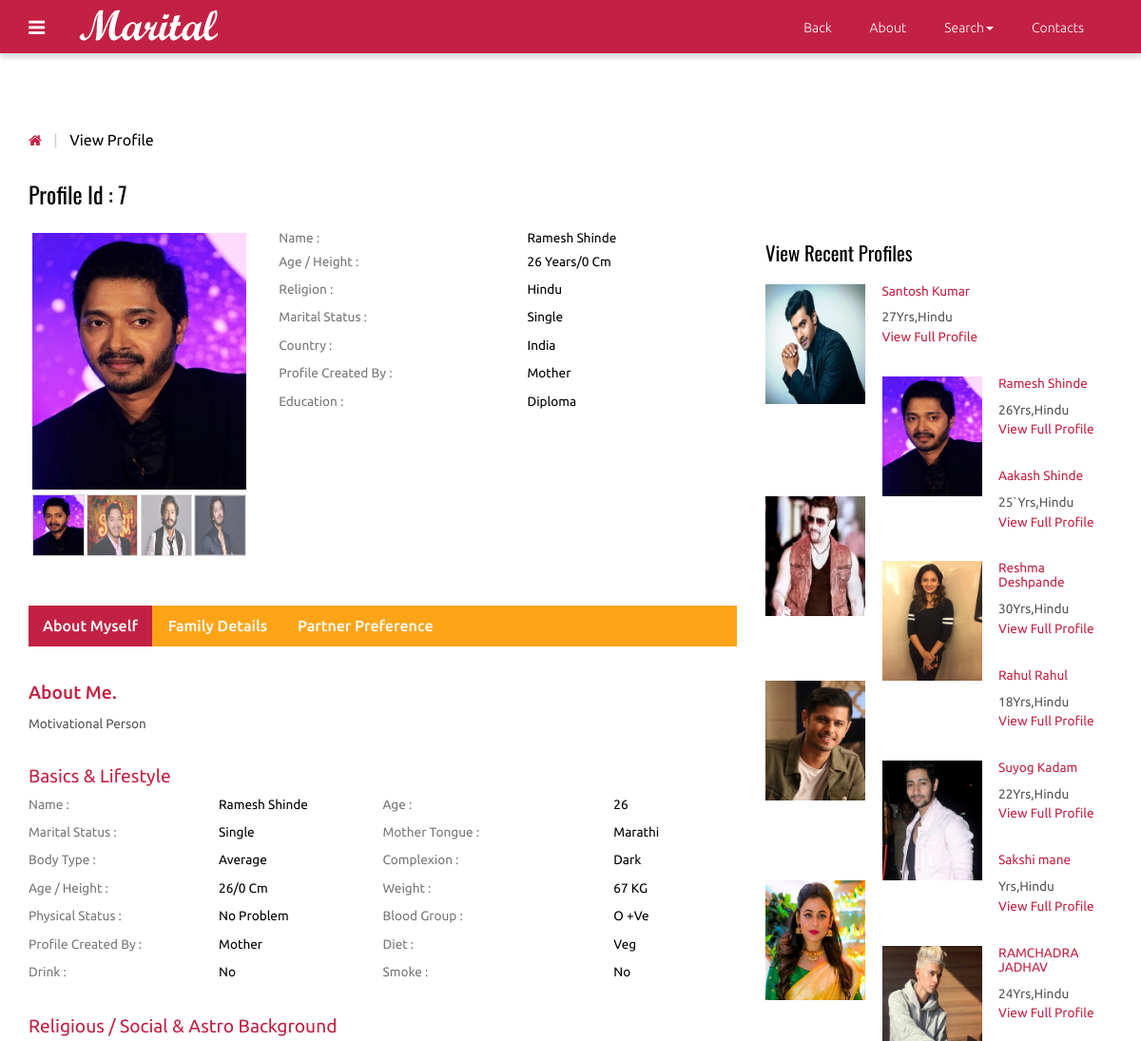
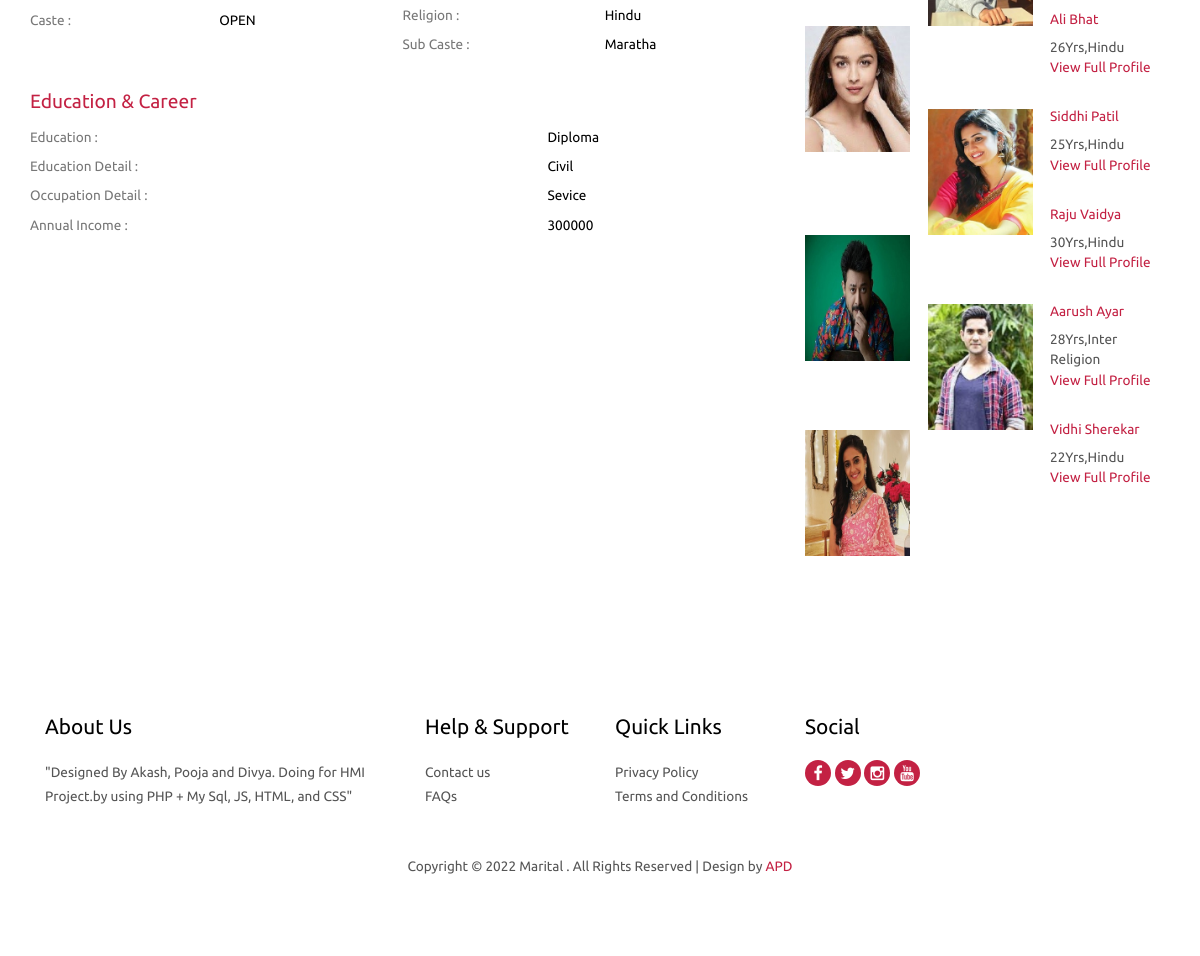
/view_profile.php?id=7 (signed in), run on the app's committed database (2 pictures, top to bottom).
### tables this page shows
CREATE TABLE `photos` (
  `id` int(10) NOT NULL AUTO_INCREMENT,
  `cust_id` int(10) NOT NULL,
  `pic1` varchar(25) NOT NULL,
  `pic2` varchar(40) NOT NULL,
  `pic3` varchar(40) NOT NULL,
  `pic4` varchar(40) NOT NULL,
  PRIMARY KEY (`id`),
  UNIQUE KEY `cust_id` (`cust_id`)
);

CREATE TABLE `customer` (
  `id` int(10) NOT NULL AUTO_INCREMENT,
  `cust_id` int(5) NOT NULL,
  `email` varchar(60) NOT NULL,
  `age` varchar(10) NOT NULL,
  `height` int(10) NOT NULL,
  `sex` varchar(6) NOT NULL,
  `religion` varchar(20) NOT NULL,
  `caste` varchar(20) NOT NULL,
  `subcaste` varchar(20) NOT NULL,
  `district` varchar(20) NOT NULL,
  `state` varchar(20) NOT NULL,
  `country` varchar(10) NOT NULL,
  `maritalstatus` varchar(20) NOT NULL,
  `profilecreatedby` varchar(20) NOT NULL,
  `education` text NOT NULL,
  `education_sub` text NOT NULL,
  `firstname` text NOT NULL,
  `lastname` text NOT NULL,
  `body_type` text NOT NULL,
  `physical_status` text NOT NULL,
  `drink` varchar(8) NOT NULL,
  `mothertounge` text NOT NULL,
  `colour` varchar(20) NOT NULL,
  `weight` int(5) NOT NULL,
  `blood_group` varchar(5) NOT NULL,
  `diet` varchar(8) NOT NULL,
  `smoke` varchar(8) NOT NULL,
  `dateofbirth` date NOT NULL,
  `occupation` text NOT NULL,
  `occupation_descr` text NOT NULL,
  `annual_income` varchar(20) NOT NULL,
  `fathers_occupation` varchar(20) NOT NULL,
  `mothers_occupation` varchar(20) NOT NULL,
  `no_bro` int(5) NOT NULL,
  `no_sis` int(5) NOT NULL,
  `aboutme` text NOT NULL,
  `profilecreationdate` date NOT NULL,
  PRIMARY KEY (`id`),
  UNIQUE KEY `cust_id` (`cust_id`)
);

### functions.php (called while the page is built, shortened)
<?php
function mysqlexec($sql)
{
	$host = "localhost";
	$username = "root";
	$password = "";
	$db_name = "matrimony";
	$conn = mysqli_connect("$host", "$username", "$password") or die("cannot connect");
	mysqli_select_db($conn, "$db_name") or die("cannot select DB");
	if ($result = mysqli_query($conn, $sql)) {
		return $result;
	} else {
		echo mysqli_error($conn);
	}
}

### view_profile.php (the view, shortened to what this page needs)
<?php include_once("functions.php"); ?>
<?php
$id=$_GET['id'];
$profileid=$id;
$sql="SELECT * FROM customer WHERE cust_id = $id";
$result = mysqlexec($sql);
if($result){
$row=mysqli_fetch_assoc($result);
	$fname=$row['firstname'];
	$lname=$row['lastname'];
	$religion=$row['religion'];
	$caste = $row['caste'];
	$subcaste=$row['subcaste'];
	$country = $row['country'];
	$age=$row['age'];
	$maritalstatus=$row['maritalstatus'];
	$profileby=$row['profilecreatedby'];
	$education=$row['education'];
	$edudescr=$row['education_sub'];
	$bodytype=$row['body_type'];
	$physicalstatus=$row['physical_status'];
	$drink=$row['drink'];
	$smoke=$row['smoke'];
	$mothertounge=$row['mothertounge'];
	$bloodgroup=$row['blood_group'];
	$weight=$row['weight'];
	$height=$row['height'];
	$colour=$row['colour'];
	$diet=$row['diet'];
	$occupationdescr=$row['occupation_descr'];
	$income=$row['annual_income'];
	$aboutme=$row['aboutme'];
	$pic1="";
$sql2="SELECT * FROM photos WHERE cust_id = $profileid";
$result2 = mysqlexec($sql2);
if($result2){
	$row2=mysqli_fetch_array($result2);
	$pic1=$row2['pic1'];
}
}else{
	echo "<script>alert(\"Invalid Profile ID\")</script>";
}
?>
<!DOCTYPE HTML>
<html>
<head>
<link href="css/bootstrap-3.1.1.min.css" rel='stylesheet' type='text/css' />
<link href="css/style.css" rel='stylesheet' type='text/css' />
<link href="css/font-awesome.css" rel="stylesheet">
</head>
<body>
 <?php include_once("includes/navigation.php");?>
<div class="grid_3">
  <div class="container">
   <div class="breadcrumb1">
     <ul>
        <a href="index.php"><i class="fa fa-home home_1"></i></a>
        <span class="divider">&nbsp;|&nbsp;</span>
        <li class="current-page">View Profile</li>
     </ul>
   </div>
   <div class="profile">
   	 <div class="col-md-8 profile_left">
   	 	<h2>Profile Id : <?php echo $profileid;?></h2>
   	 	<div class="col_3">
   	        <div class="col-sm-4 row_2">
				<div class="flexslider">
					 <ul class="slides">
						<li data-thumb="profile/<?php echo $profileid;?>/<?php echo $pic1;?>">
							<img src="profile/<?php echo $profileid;?>/<?php echo $pic1;?>" />
						</li>
					 </ul>
				  </div>
			</div>
			<div class="col-sm-8 row_1">
				<table class="table_working_hours">
		        	<tbody>
		        		<tr class="opened_1">
							<td class="day_label">Name :</td>
							<td class="day_value"><?php echo $fname . " " .$lname; ?></td>
						</tr><tr class="opened_1">
							<td class="day_label">Age / Height :</td>
							<td class="day_value"><?php echo $age . " Years"; ?>/<?php echo $height . " Cm";?> </td>
						</tr>
					  	<tr class="opened">
							<td class="day_label">Religion :</td>
							<td class="day_value"><?php echo $religion;?></td>
						</tr>
					    <tr class="opened">
							<td class="day_label">Marital Status :</td>
							<td class="day_value"><?php echo $maritalstatus;?></td>
						</tr>
					    <tr class="opened">
							<td class="day_label">Country :</td>
							<td class="day_value"><?php echo $country;?></td>
						</tr>
					    <tr class="closed">
							<td class="day_label">Profile Created by :</td>
							<td class="day_value closed"><span><?php echo $profileby;?></span></td>
						</tr>
					    <tr class="closed">
							<td class="day_label">Education :</td>
							<td class="day_value closed"><span><?php echo $education;?></span></td>
						</tr>
				    </tbody>
				</table>
				</div>
			<div class="clearfix"> </div>
		</div>
		<div class="col_4">
		    <div class="bs-example bs-example-tabs" role="tabpanel" data-example-id="togglable-tabs">
			   <ul id="myTab" class="nav nav-tabs nav-tabs1" role="tablist">
				  <li role="presentation" class="active"><a href="#home" id="home-tab" role="tab" data-toggle="tab" aria-controls="home" aria-expanded="true">About Myself</a></li>
				  <li role="presentation"><a href="#profile" role="tab" id="profile-tab" data-toggle="tab" aria-controls="profile">Family Details</a></li>
				  <li role="presentation"><a href="#profile1" role="tab" id="profile-tab1" data-toggle="tab" aria-controls="profile1">Partner Preference</a></li>
			   </ul>
			   <div id="myTabContent" class="tab-content">
				  <div role="tabpanel" class="tab-pane fade in active" id="home" aria-labelledby="home-tab">
				    <div class="tab_box">
				    	<h1>About Me.</h1>
				    	<p><?php echo $aboutme; ?></p>
				    </div>
				    <div class="basic_1">
				    	<h3>Basics &amp; Lifestyle</h3>
				    	<div class="col-md-6 basic_1-left">
				    	  <table class="table_working_hours">
				        	<tbody>
				        		<tr class="opened_1">
									<td class="day_label">Name :</td>
									<td class="day_value"><?php echo $fname . " " .$lname; ?></td>
								</tr>
							    <tr class="opened">
									<td class="day_label">Marital Status :</td>
									<td class="day_value"><?php echo $maritalstatus;?></td>
								</tr>
							    <tr class="opened">
									<td class="day_label">Body Type :</td>
									<td class="day_value"><?php echo $bodytype;?></td>
								</tr>
							    <tr class="opened">
									<td class="day_label">Age / Height :</td>
									<td class="day_value"><?php echo $age; ?>/<?php echo $height;?> cm</td>
								</tr>
							    <tr class="opened">
									<td class="day_label">Physical Status :</td>
									<td class="day_value closed"><span><?php echo $physicalstatus;?></span></td>
								</tr>
							    <tr class="opened">
									<td class="day_label">Profile Created by :</td>
									<td class="day_value closed"><span><?php echo $profileby;?></span></td>
								</tr>
								<tr class="opened">
									<td class="day_label">Drink :</td>
									<td class="day_value closed"><span><?php echo $drink;?></span></td>
								</tr>
						    </tbody>
				          </table>
				         </div>
				         <div class="col-md-6 basic_1-left">
				          <table class="table_working_hours">
				        	<tbody>
				        		<tr class="opened_1">
									<td class="day_label">Age :</td>
									<td class="day_value"><?php echo $age;?></td>
								</tr>
							    <tr class="opened">
									<td class="day_label">Mother Tongue :</td>
									<td class="day_value"><?php echo $mothertounge;?></td>
								</tr>
							    <tr class="opened">
									<td class="day_label">Complexion :</td>
									<td class="day_value"><?php echo $colour;?></td>
								</tr>
							    <tr class="opened">
									<td class="day_label">Weight :</td>
									<td class="day_value"><?php echo $weight;?> KG</td>
								</tr>
							    <tr class="opened">
									<td class="day_label">Blood Group :</td>
									<td class="day_value"><?php echo $bloodgroup;?></td>
								</tr>
							    <tr class="closed">
									<td class="day_label">Diet :</td>
									<td class="day_value closed"><span><?php echo $diet;?></span></td>
								</tr>
							    <tr class="closed">
									<td class="day_label">Smoke :</td>
									<td class="day_value closed"><span><?php echo $smoke;?></span></td>
								</tr>
						    </tbody>
				        </table>
				        </div>
				        <div class="clearfix"> </div>
				    </div>
				    <div class="basic_1">
				    	<h3>Religious / Social & Astro Background</h3>
				    	<div class="col-md-6 basic_1-left">
				    	  <table class="table_working_hours">
				        	<tbody>
				        		<tr class="opened">
									<td class="day_label">Caste :</td>
									<td class="day_value"><?php echo $caste;?></td>
								</tr>
							</tbody>
				          </table>
				         </div>
				         <div class="col-md-6 basic_1-left">
				          <table class="table_working_hours">
				        	<tbody>
				        		<tr class="opened_1">
									<td class="day_label">Religion :</td>
									<td class="day_value"><?php echo $religion;?></td>
								</tr>
							    <tr class="opened">
									<td class="day_label">Sub Caste :</td>
									<td class="day_value"><?php echo $subcaste;?></td>
								</tr>
							</tbody>
				        </table>
				        </div>
				        <div class="clearfix"> </div>
				    </div>
				    <div class="basic_1 basic_2">
				    	<h3>Education & Career</h3>
				    	<div class="basic_1-left">
				    	  <table class="table_working_hours">
				        	<tbody>
				        		<tr class="opened">
									<td class="day_label">Education   :</td>
									<td class="day_value"><?php echo $education;?></td>
								</tr>
				        		<tr class="opened">
									<td class="day_label">Education Detail :</td>
									<td class="day_value"><?php echo $edudescr;?></td>
								</tr>
							    <tr class="opened">
									<td class="day_label">Occupation Detail :</td>
									<td class="day_value closed"><span><?php echo $occupationdescr;?></span></td>
								</tr>
							    <tr class="opened">
									<td class="day_label">Annual Income :</td>
									<td class="day_value closed"><span><?php echo $income;?></span></td>
								</tr>
							 </tbody>
				          </table>
				         </div>
				    </div>
				  </div>
		     </div>
		  </div>
	   </div>
   	 </div>
     <div class="col-md-4 profile_right">
        <div class="view_profile view_profile2">
        	<h3>View Recent Profiles</h3>
    <?php
     $sql="SELECT * FROM customer ORDER BY profilecreationdate ASC";
      $result=mysqlexec($sql);
      while($row=mysqli_fetch_assoc($result)){
            $profid=$row['cust_id'];
          $sql="SELECT * FROM photos WHERE cust_id=$profid";
          $result2=mysqlexec($sql);
          $photo=mysqli_fetch_assoc($result2);
          $pic=$photo['pic1'];
          echo "<ul class=\"profile_item\">";
            echo"<a href=\"view_profile.php?id={$profid}\">";
              echo "<li class=\"profile_item-img\"><img src=\"profile/". $profid."/".$pic ."\"" . "class=\"img-responsive\" alt=\"\"/></li>";
               echo "<li class=\"profile_item-desc\">";
                  echo "<h4>" . $row['firstname'] . " " . $row['lastname'] . "</h4>";
                  echo "<p>" . $row['age']. "Yrs," . $row['religion'] . "</p>";
                  echo "<h5>" . "View Full Profile" . "</h5>";
               echo "</li>";
      echo "</a>";
      echo "</ul>";
      }
     ?>
</div>
        </div>
       <div class="clearfix"> </div>
    </div>
  </div>
</div>
<?php include_once("footer.php");?>
<link rel="stylesheet" href="css/flexslider.css" type="text/css" media="screen" />
</body>
</html>

### css/style.css (style rules this page uses)
h4, h5, h6, h1, h2, h3 { margin-top: 0; }
ul, ol { margin: 0; }
p { margin: 0; }
html, body { font-family: 'Ubuntu', sans-serif; font-size: 100%; background:#fff; }
body a { transition:0.5s all; -webkit-transition:0.5s all; -moz-transition:0.5s all; -o-transition:0.5s all; -ms-transition:0.5s all; }
.nav-tabs > li > a, .nav-tabs > li > a:hover, .nav-tabs > li > a:focus, .nav-tabs > li.active > a, .nav-tabs > li.active > a:hover, .nav-tabs > li.active > a:focus { border: none; border-radius: 0; }
.breadcrumb1 { margin-bottom:2em; }
.breadcrumb1 ul { padding:0; margin:0; list-style:none; }
.breadcrumb1 li { position: relative; margin-right: 10px; padding-right: 10px; display: inline-block; color:#000; font-size:1em; }
i.home_1 { color:#c32143; font-size:15px; }
span.divider { padding: 0 5px; color: #ccc; }
.col-md-8.profile_left { padding-left: 0; }
.col-sm-4.row_2 { padding-left: 0; }
.profile_left h2 { color:#000; font-size:1.5em; margin-bottom:1em; font-family: 'Oswald', sans-serif; }
table.table_working_hours { width: 100%; }
.table_working_hours tr { border: 0; }
td.day_label { color: #777; padding:5px 0; }
.table_working_hours tr { color: #000; font-size: 0.85em; text-transform: capitalize; }
.table_working_hours tr.opened_1 td { padding: 0 0 5px; }
.col_3 { margin-bottom:3em; }
.nav-tabs1 { display: inline-block; border-bottom: none; font-weight: 500; background-color:#ffa417; width: 100%; padding: 0; margin-bottom: 2em; }
.nav-tabs1>li.active>a, .nav-tabs1>li.active>a:focus, .nav-tabs1>li.active>a:hover { color: #fff; background-color:#c32143; border:none; }
.nav-tabs1>li { margin-bottom:0; }
a#profile-tab, a#home-tab, a#profile-tab1 { color: #fff; }
.grid_3 { padding:5em 0; }
.tab_box { margin-bottom: 2em; }
.tab_box h1 { color:#c32143; font-size:1.2em; }
.tab_box p { color:#555; font-size:0.85em; line-height:1.8em; }
.basic_1-left { padding-left:0; }
.basic_1 { margin-bottom: 2em; }
.basic_1 h3 { color: #c32143; font-size: 1.2em; }
.basic_2 { margin-bottom:0; }
ul.profile_item { padding:0; margin:0 0 1.5em 0; list-style:none; }
ul.profile_item li.profile_item-img { width:30%; float:left; margin-right: 5%; }
.view_profile h3 { font-size:1.3em; color:#000; margin-bottom: 1em; font-family: 'Oswald', sans-serif; }
ul.profile_item li.profile_item-desc h4, ul.profile_item li.profile_item-desc h5 { color:#c32143; font-size:0.85em; }
ul.profile_item li.profile_item-desc { overflow:hidden; }
ul.profile_item li.profile_item-desc p { color:#555; font-size:0.85em; line-height:1.5em; margin-bottom: 3px; }
.view_profile2 { margin:4em 0 0 0; }
ul { padding: 0; list-style: none; }
.headings h1, h2,h3,h4,h5,h6 { font-weight:400; }

### css/flexslider.css (style rules this page uses)
.slides, .slides > li, .flex-control-nav, .flex-direction-nav { margin: 0; padding: 0; list-style: none; }
.flexslider { margin: 0; padding: 0; }
.flexslider .slides > li { display: none; -webkit-backface-visibility: hidden; }
.flexslider .slides img { width: 100%; display: block; }
.flexslider .slides:after { content: "\0020"; display: block; clear: both; visibility: hidden; line-height: 0; height: 0; }
.flexslider { background: #ffffff; border: 4px solid #ffffff; position: relative; zoom: 1; }
.flexslider .slides { zoom: 1; }
.flexslider .slides img { height: auto; }

### data on the page
photos: pic1 (picture)
customer: firstname "Ramesh", lastname "Shinde", age "26", height "0", religion "Hindu", maritalstatus "Single", country "India", profilecreatedby "Mother", education "Diploma", aboutme "Motivational Person", body_type "Average", physical_status "No Problem", drink "No", mothertounge "Marathi", colour "Dark", weight "67", blood_group "O +ve", diet "Veg", smoke "No", caste "OPEN", subcaste "Maratha", education_sub "Civil", occupation_descr "Sevice", annual_income "300000", photos.pic1 (picture)
customer: photos.pic1 (picture), firstname "Santosh", lastname "Kumar", age "27", religion "Hindu"
customer: photos.pic1 (picture), firstname "Aakash", lastname "Shinde", age "25`", religion "Hindu"
customer: photos.pic1 (picture), firstname "Reshma", lastname "Deshpande", age "30", religion "Hindu"
customer: photos.pic1 (picture), firstname "Rahul", lastname "Rahul", age "18", religion "Hindu"
customer: photos.pic1 (picture), firstname "Suyog", lastname "Kadam", age "22", religion "Hindu"
customer: photos.pic1 (picture), firstname "Sakshi", lastname "mane", religion "Hindu"
customer: photos.pic1 (picture), firstname "RAMCHADRA", lastname "JADHAV", age "24", religion "Hindu"
customer: photos.pic1 (picture), firstname "Ali", lastname "Bhat", age "26", religion "Hindu"
customer: photos.pic1 (picture), firstname "Siddhi", lastname "Patil", age "25", religion "Hindu"
customer: photos.pic1 (picture), firstname "Raju", lastname "Vaidya", age "30", religion "Hindu"
customer: photos.pic1 (picture), firstname "Aarush", lastname "Ayar", age "28", religion "Inter Religion"
customer: photos.pic1 (picture), firstname "Vidhi", lastname "Sherekar", age "22", religion "Hindu"

### other printed values
$profileid "7"
